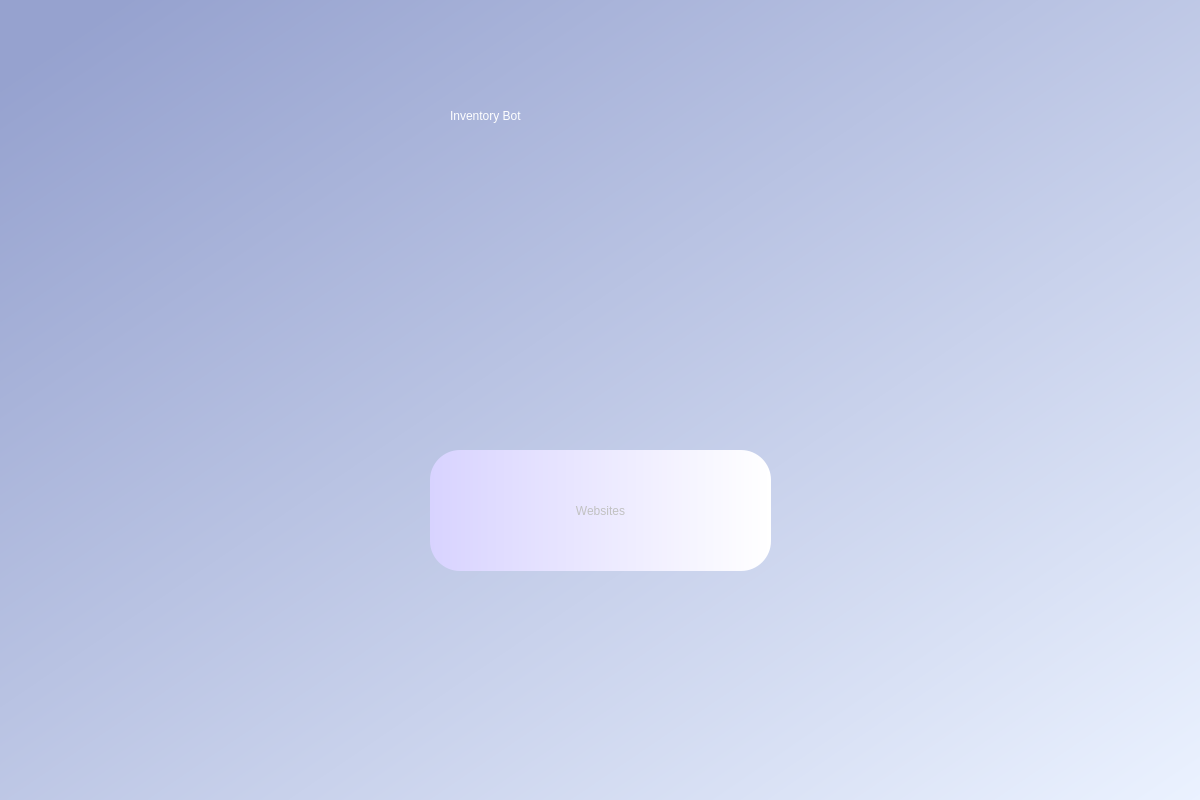
<?xml version="1.0" encoding="UTF-8"?>
<ui version="4.0">
 <class>Dialog</class>
 <widget class="QDialog" name="Dialog">
  <property name="geometry">
   <rect>
    <x>0</x>
    <y>0</y>
    <width>1200</width>
    <height>800</height>
   </rect>
  </property>
  <property name="windowTitle">
   <string>Dialog</string>
  </property>
  <widget class="QWidget" name="Background" native="true">
   <property name="geometry">
    <rect>
     <x>0</x>
     <y>0</y>
     <width>1201</width>
     <height>801</height>
    </rect>
   </property>
   <property name="styleSheet">
    <string notr="true">QWidget#Background{
background-color:qlineargradient(spread:pad, x1:0.04, y1:0.0625, x2:1, y2:1, stop:0 rgba(150, 162, 207, 255), stop:1 rgba(235, 242, 255, 255))}</string>
   </property>
   <widget class="QLabel" name="label">
    <property name="geometry">
     <rect>
      <x>450</x>
      <y>60</y>
      <width>291</width>
      <height>111</height>
     </rect>
    </property>
    <property name="styleSheet">
     <string notr="true">color:rgb(255, 255, 255);
font: 36pt &quot;Seagull&quot;;</string>
    </property>
    <property name="text">
     <string>Inventory Bot</string>
    </property>
   </widget>
   <widget class="QPushButton" name="websites">
    <property name="geometry">
     <rect>
      <x>430</x>
      <y>450</y>
      <width>341</width>
      <height>121</height>
     </rect>
    </property>
    <property name="styleSheet">
     <string notr="true">border-radius:30px;
color:rgb(193, 193, 193);
font: 28pt &quot;Seagull&quot;;
background-color:qlineargradient(spread:pad, x1:0, y1:0, x2:1, y2:0, stop:0 rgba(216, 211, 255, 255), stop:1 rgba(255, 255, 255, 255))
</string>
    </property>
    <property name="text">
     <string>Websites</string>
    </property>
   </widget>
  </widget>
 </widget>
 <resources/>
 <connections/>
</ui>
